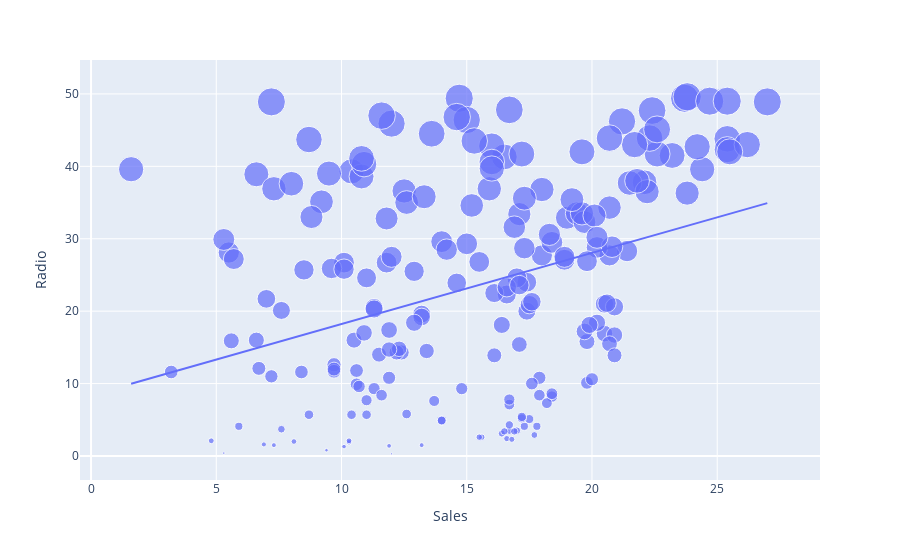

The notebook cell saved with this chart:
### Code cell
figure = px.scatter(data_frame = df, x="Sales",
                    y="Radio", size="Radio", trendline="ols")
figure.show()

### Figure 1 — Plotly figure (JSON) as saved in the notebook; plotly's stock layout.template omitted (floating-point values rounded to 4 significant figures; data arrays with more than 128 entries replaced by an {"elided": "..."} marker saying what was removed)
{"data": [{"hovertemplate": "Sales=%{x}<br>Radio=%{marker.size}<extra></extra>", "legendgroup": "", "marker": {"color": "#636efa", "size": {"elided": "200 float values"}, "sizemode": "area", "sizeref": 0.124, "symbol": "circle"}, "mode": "markers", "name": "", "orientation": "v", "showlegend": false, "type": "scatter", "x": {"elided": "200 float values"}, "xaxis": "x", "y": {"elided": "200 float values"}, "yaxis": "y"}, {"hovertemplate": "<b>OLS trendline</b><br>Radio = 0.982402 * Sales + 8.39977<br>R<sup>2</sup>=0.122242<br><br>Sales=%{x}<br>Radio=%{y} <b>(trend)</b><extra></extra>", "legendgroup": "", "marker": {"color": "#636efa", "symbol": "circle"}, "mode": "lines", "name": "", "showlegend": false, "type": "scatter", "x": {"elided": "200 float values"}, "xaxis": "x", "y": {"elided": "200 float values"}, "yaxis": "y"}], "layout": {"legend": {"itemsizing": "constant", "tracegroupgap": 0}, "margin": {"t": 60}, "xaxis": {"anchor": "y", "domain": [0, 1], "title": {"text": "Sales"}}, "yaxis": {"anchor": "x", "domain": [0, 1], "title": {"text": "Radio"}}}}
